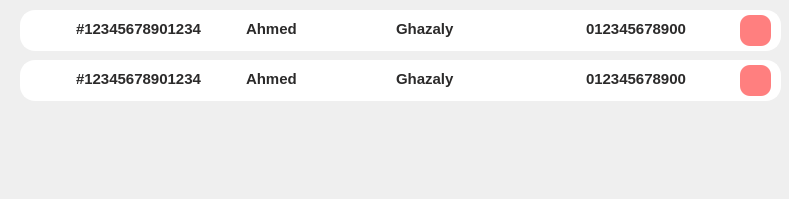
      <widget class="QWidget" name="scrollAreaWidgetContents">
       <property name="geometry">
        <rect>
         <x>0</x>
         <y>0</y>
         <width>789</width>
         <height>199</height>
        </rect>
       </property>
       <widget class="QFrame" name="frame_4">
        <property name="geometry">
         <rect>
          <x>20</x>
          <y>10</y>
          <width>761</width>
          <height>41</height>
         </rect>
        </property>
        <property name="styleSheet">
         <string notr="true">QFrame{
  border-radius: 15px;
  border: 2px solid white ;
background-color:white;

}
QLabel
{
font-size:15px;
font-weight:bold;
color:#2B2A2A;
}
QPushButton{
  border-radius: 10px;
  background: #FF7F7F;
color:white;



}

QPushButton:hover{
background: #CCD0CD;
color:Black;
}

</string>
        </property>
        <property name="frameShape">
         <enum>QFrame::Shape::StyledPanel</enum>
        </property>
        <property name="frameShadow">
         <enum>QFrame::Shadow::Raised</enum>
        </property>
        <widget class="QLabel" name="label_19">
         <property name="geometry">
          <rect>
           <x>50</x>
           <y>3</y>
           <width>141</width>
           <height>31</height>
          </rect>
         </property>
         <property name="text">
          <string>#12345678901234</string>
         </property>
        </widget>
        <widget class="QLabel" name="label_20">
         <property name="geometry">
          <rect>
           <x>220</x>
           <y>3</y>
           <width>141</width>
           <height>31</height>
          </rect>
         </property>
         <property name="text">
          <string>Ahmed</string>
         </property>
        </widget>
        <widget class="QLabel" name="label_23">
         <property name="geometry">
          <rect>
           <x>370</x>
           <y>3</y>
           <width>171</width>
           <height>31</height>
          </rect>
         </property>
         <property name="text">
          <string>Ghazaly</string>
         </property>
        </widget>
        <widget class="QLabel" name="label_24">
         <property name="geometry">
          <rect>
           <x>560</x>
           <y>3</y>
           <width>131</width>
           <height>31</height>
          </rect>
         </property>
         <property name="text">
          <string>012345678900</string>
         </property>
        </widget>
        <widget class="QPushButton" name="pushButton_4">
         <property name="geometry">
          <rect>
           <x>720</x>
           <y>5</y>
           <width>31</width>
           <height>31</height>
          </rect>
         </property>
         <property name="text">
          <string/>
         </property>
         <property name="icon">
          <iconset theme="edit-delete"/>
         </property>
        </widget>
        <widget class="QLabel" name="label_43">
         <property name="geometry">
          <rect>
           <x>7</x>
           <y>5</y>
           <width>31</width>
           <height>31</height>
          </rect>
         </property>
         <property name="text">
          <string/>
         </property>
         <property name="pixmap">
          <pixmap>Assets/profile.png</pixmap>
         </property>
         <property name="scaledContents">
          <bool>true</bool>
         </property>
        </widget>
       </widget>
       <widget class="QFrame" name="frame_6">
        <property name="geometry">
         <rect>
          <x>20</x>
          <y>60</y>
          <width>761</width>
          <height>41</height>
         </rect>
        </property>
        <property name="styleSheet">
         <string notr="true">QFrame{
  border-radius: 15px;
  border: 2px solid white ;
background-color:white;

}
QLabel
{
font-size:15px;
font-weight:bold;
color:#2B2A2A;
}
QPushButton{
  border-radius: 10px;
  background: #FF7F7F;
color:white;



}

QPushButton:hover{
background: #CCD0CD;
color:Black;
}

</string>
        </property>
        <property name="frameShape">
         <enum>QFrame::Shape::StyledPanel</enum>
        </property>
        <property name="frameShadow">
         <enum>QFrame::Shadow::Raised</enum>
        </property>
        <widget class="QLabel" name="label_54">
         <property name="geometry">
          <rect>
           <x>50</x>
           <y>3</y>
           <width>141</width>
           <height>31</height>
          </rect>
         </property>
         <property name="text">
          <string>#12345678901234</string>
         </property>
        </widget>
        <widget class="QLabel" name="label_55">
         <property name="geometry">
          <rect>
           <x>220</x>
           <y>3</y>
           <width>141</width>
           <height>31</height>
          </rect>
         </property>
         <property name="text">
          <string>Ahmed</string>
         </property>
        </widget>
        <widget class="QLabel" name="label_56">
         <property name="geometry">
          <rect>
           <x>370</x>
           <y>3</y>
           <width>171</width>
           <height>31</height>
          </rect>
         </property>
         <property name="text">
          <string>Ghazaly</string>
         </property>
        </widget>
        <widget class="QLabel" name="label_57">
         <property name="geometry">
          <rect>
           <x>560</x>
           <y>3</y>
           <width>131</width>
           <height>31</height>
          </rect>
         </property>
         <property name="text">
          <string>012345678900</string>
         </property>
        </widget>
        <widget class="QPushButton" name="pushButton_5">
         <property name="geometry">
          <rect>
           <x>720</x>
           <y>5</y>
           <width>31</width>
           <height>31</height>
          </rect>
         </property>
         <property name="text">
          <string/>
         </property>
         <property name="icon">
          <iconset theme="edit-delete"/>
         </property>
        </widget>
        <widget class="QLabel" name="label_58">
         <property name="geometry">
          <rect>
           <x>7</x>
           <y>5</y>
           <width>31</width>
           <height>31</height>
          </rect>
         </property>
         <property name="text">
          <string/>
         </property>
         <property name="pixmap">
          <pixmap>Assets/admin.png</pixmap>
         </property>
         <property name="scaledContents">
          <bool>true</bool>
         </property>
        </widget>
       </widget>
      </widget>
